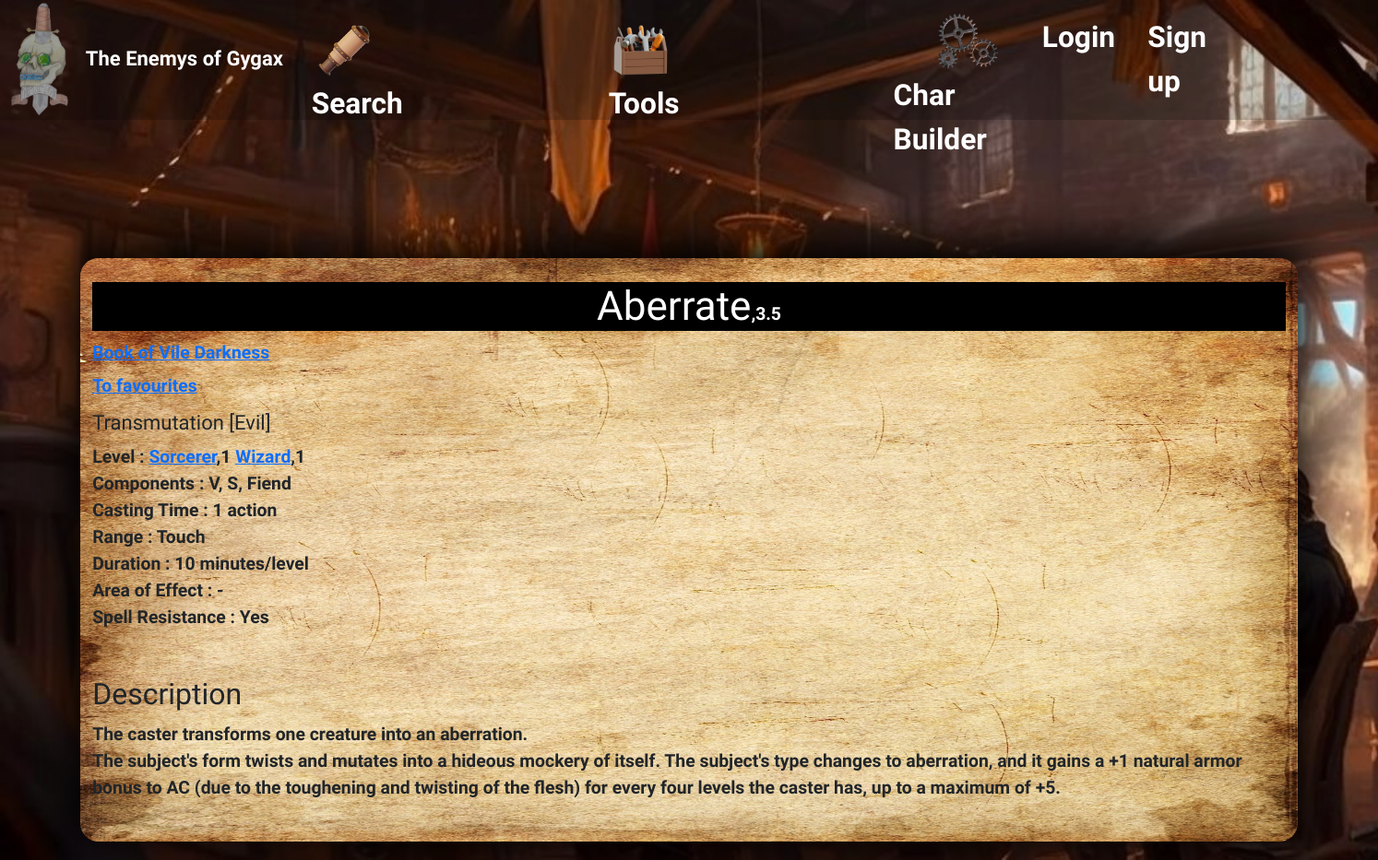
/spell/13, run on the app's committed database.
### main/models.py (models this page shows, shortened)
class Spells(models.Model):
    name = models.CharField(max_length=50)
    Edition = models.CharField(max_length=5)
    handbook = models.CharField(max_length=50)
    school = models.CharField(max_length=50)
    components = models.CharField(max_length=500,null=True)
    level = models.CharField(max_length=200)
    casting_time =models.CharField(max_length=100)
    range = models.CharField(max_length=50)
    duration = models.CharField(max_length=20,null=True)
    category =  models.CharField(max_length=100)
    save_throw =  models.CharField(max_length=10)
    descript = models.TextField()
    spellresistance = models.CharField(max_length=10, default='Yes')
    area = models.CharField(max_length=50)

### main/views.py (the view)
# urls.py: path('spell/<spell_id>',views.spell,name='spell'),
def spell(request,spell_id):
  j = 0
  global classes_len
  spell = Spells.objects.get(id = spell_id)
  classes =[]
  level = []
  isfavorite = 'False'
  try:
    book = Handbooks.objects.get(text = spell.handbook)
  except:
    book = ''
  try:
    otherspells = Spells.objects.filter(name = spell.name)
  except:
    otherspells = ''
  info = str(spell.level).split(',')
  for j in info:
      if j != "":
        text2 = str(re.findall(r"[A-Z].*[0-9]", j))[2:-4]
        lvl = str(re.findall(r"\d",j))[2]
        classes.append(text2)
        level.append(lvl)
  if request.user.is_authenticated:
    if favorites_spells.objects.get(user_id=request.user.id):
      sp = favorites_spells.objects.get(user_id=request.user.id)
      if spell_id in sp.spell_id.split(','):
        isfavorite = 'True'
  classlvl = zip(classes,level)
  context = {'isfavorite' : isfavorite,'spell'  : spell,'book' : book, 'method' : request.method,'classes' : classlvl, 'j' : j,'otherspells' : otherspells,'level': level}
  return render(request, 'main/spell.html', context)

### main/templates/main/spell.html (shortened to what this page needs)
{%extends "main/base.html"%}
{% block content %}
 <div class="spell_div" >
   <div>
      <h1 class="page_title">{{spell.name}}<span>,{{spell.Edition}}</span></h3>
      <a href="{{book.link}}">{{spell.handbook}}</a>
   </div>
   <h3><a href="{% url 'favorite_spell' spell.id%}" method="post">
    {%if isfavorite != 'True'%}
      To favourites
    {%else%}
     Remove favorites
    {%endif%}
    </a></h3>
 <h5>{{spell.category}}</h5>
   <span>Level : </span>
   {%for a,b in classes%}
   <a href="{%url 'spells' a%}" >{{a}}</a><span>,{{b}}</span>
   {%endfor%}
  <p class="spell_p">Components : {{spell.components}}</p>
  <p class="spell_p">Casting Time : {{spell.casting_time}}</p>
  <p class="spell_p">Range : {{spell.range}}</p>
  <p class="spell_p">Duration : {{spell.duration}}</p>
  <p class="spell_p">Area of Effect : {{spell.area}}</p>
  <p class="spell_p">Spell Resistance : {{spell.spellresistance}}</p>
 </div>
   <h4 class="headers" style="margin-top: 50px;">Description</h4>
   <span style="font-weight: 600;">{{spell.descript|linebreaks}}</span>
</div>
 {% endblock %}

### main/static/css/style.css (style rules this page uses)
* { font-family: 'MedievalSharp'; font-size: 1.1rem; font-weight: 600; box-sizing:border-box; }
div { max-width: 80%vw; }
.body { background-image: url(background.jpg); background-size: cover; }
.page_title { text-align: center; background-color: black; color: white; }
.spell_p { margin-bottom: inherit; }
.headers { font-size: 32px; }

### data on the page
Spells: name "Aberrate", Edition "3.5", handbook "Book of Vile Darkness", category "Transmutation [Evil]", components "V, S, Fiend", casting_time "1 action", range "Touch", duration "10 minutes/level", area "-", spellresistance "Yes", descript "The caster transforms one creature into an aberration. The subject's form twists and mutates into a hideous mockery of itself. The subject's type changes to aberration, and it gains a +1 natural armor bonus to AC (due to the toughening and twisting of the flesh) for every four levels the caster has, up to a maximum of +5."

### other printed values
{{ a }} "Sorcerer" "Wizard"
{{ b }} "1" "1"
